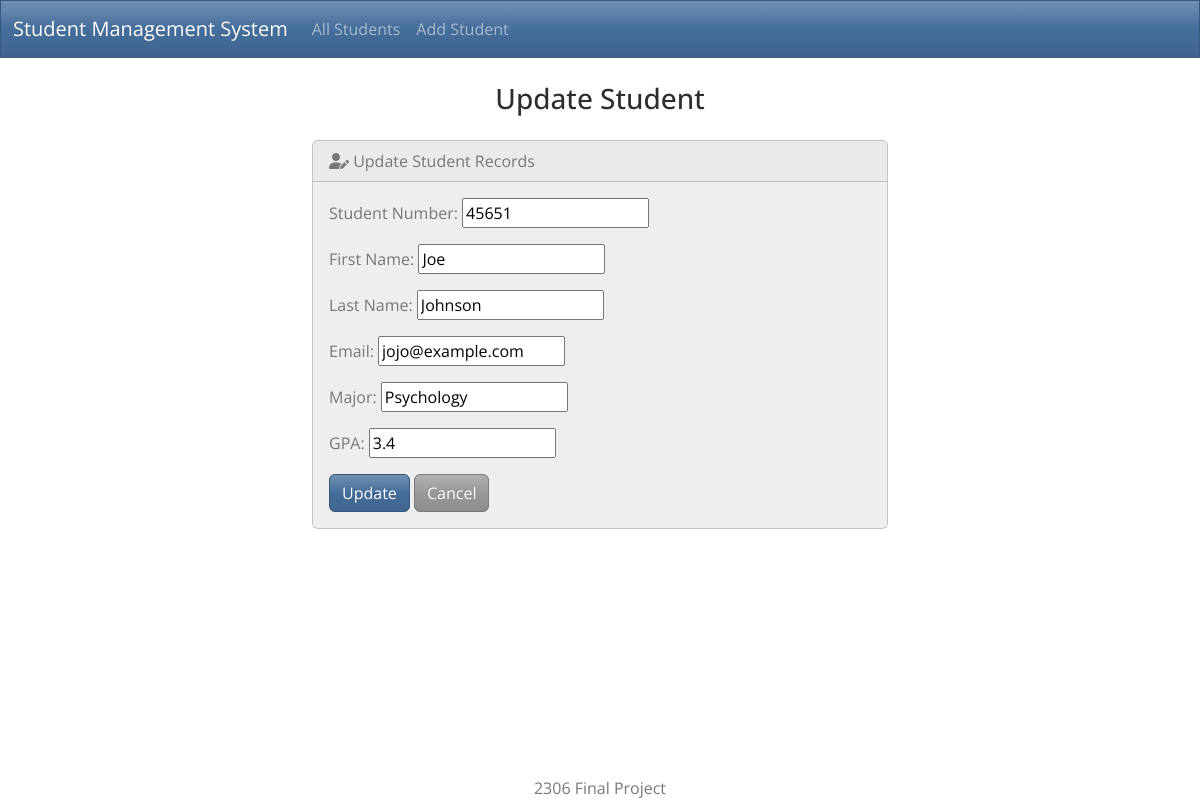
/edit/45651, run on the app's committed database.
### students/models.py (models this page shows, shortened)
class Student(models.Model):
    student_number = models.CharField(max_length=5, primary_key=True)
    first_name = models.CharField(max_length=100)
    last_name = models.CharField(max_length=100)
    email = models.EmailField(max_length=100)
    major = models.CharField(max_length=50)
    gpa = models.FloatField()

### students/views.py (the view)
# urls.py: path('edit/<int:id>', views.edit, name='edit'),
def edit(request, id):
    if request.method == 'POST':
        student = Student.objects.get(pk=id)
        form = StudentForm(request.POST, instance=student)
        if form.is_valid():
            form.save()
            return render(request, 'students/edit.html', {
                'form': form,
                'success': True
            })
    else:
        student = Student.objects.get(pk=id)
        form = StudentForm(instance=student)
    return render(request, 'students/edit.html', {'form': form})

### students/forms.py
class StudentForm(forms.ModelForm):
    class Meta:
        model = Student
        fields = ['student_number', 'first_name', 'last_name', 'email', 'major', 'gpa']
        labels = {
            'student_number': 'Student Number',
            'first_name': 'First Name',
            'last_name': 'Last Name',
            'email': 'Email',
            'major': 'Major',
            'gpa': 'GPA'
        }
        widgets = {
            'student_number': forms.NumberInput(attrs={'class': 'form_control'}),
            'first_name': forms.TextInput(attrs={'class': 'form_control'}),
            'last_name': forms.TextInput(attrs={'class': 'form_control'}),
            'email': forms.EmailInput(attrs={'class': 'form_control'}),
            'major': forms.TextInput(attrs={'class': 'form_control'}),
            'gpa': forms.NumberInput(attrs={'class': 'form_control'})
        }

### students/templates/students/edit.html (shortened to what this page needs)
{% extends "students/base.html" %}
{% block body %}
    <h3 class="text-center m-4">Update Student</h3>
    {% if success %}
        <div class="alert alert-success" role="alert">
            Student's information was updated successfully!
            <a href="{% url 'index' %}">Go to Home Page</a>
        </div>
    {% else %}
        <div class="row justify-content-center">
            <div class="col-6">
                <div class="card bg-light mb-3">
                    <div class="card-header"><i class="fa-solid fa-user-pen"></i> Update Student Records</div>
                    <div class="card-body">
                      <form action="" method="POST">
                          {{ form.as_p }}
                          <button type="submit" class="btn btn-primary">Update</button>
                          <a href="{% url 'index' %}" class="btn btn-secondary">Cancel</a>
                      </form>
                    </div>
                </div>
            </div>
        </div>
    {% endif %}
{% endblock %}

### data on the page
Student: student_number "45651", first_name "Joe", last_name "Johnson", email "jojo@example.com", major "Psychology", gpa "3.4"
